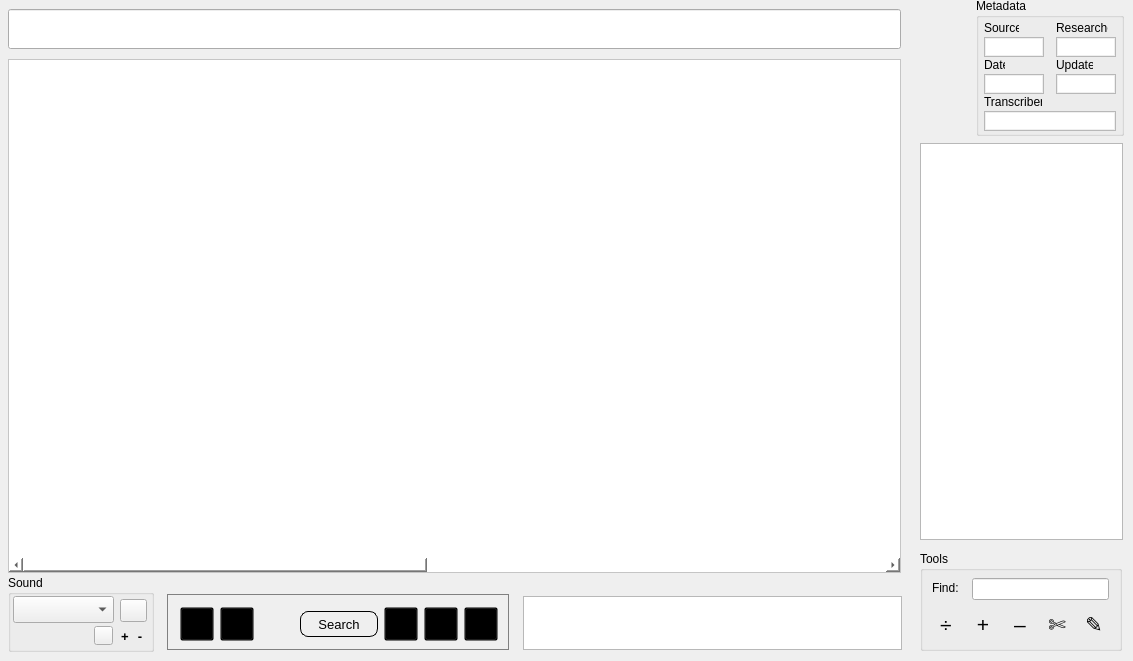
    <widget class="QWidget" name="texts">
     <attribute name="title">
      <string>Texts</string>
     </attribute>
     <widget class="QGroupBox" name="tMetadataBox">
      <property name="geometry">
       <rect>
        <x>976</x>
        <y>-2</y>
        <width>148</width>
        <height>138</height>
       </rect>
      </property>
      <property name="sizePolicy">
       <sizepolicy hsizetype="Fixed" vsizetype="Fixed">
        <horstretch>0</horstretch>
        <verstretch>0</verstretch>
       </sizepolicy>
      </property>
      <property name="styleSheet">
       <string notr="true">QPlainTextEdit {
    fontsize: 9;
    border-radius: 0pts;
    max-height: 16px;
    min-width: 45px;
    min-height: 16px;
    padding: 1px;
}</string>
      </property>
      <property name="title">
       <string>Metadata</string>
      </property>
      <widget class="QLabel" name="tLabelSource">
       <property name="geometry">
        <rect>
         <x>8</x>
         <y>22</y>
         <width>35</width>
         <height>16</height>
        </rect>
       </property>
       <property name="font">
        <font>
         <pointsize>9</pointsize>
        </font>
       </property>
       <property name="text">
        <string>Source</string>
       </property>
      </widget>
      <widget class="QLabel" name="tLabelDate">
       <property name="geometry">
        <rect>
         <x>8</x>
         <y>59</y>
         <width>21</width>
         <height>16</height>
        </rect>
       </property>
       <property name="font">
        <font>
         <pointsize>9</pointsize>
        </font>
       </property>
       <property name="text">
        <string>Date</string>
       </property>
      </widget>
      <widget class="QLabel" name="tLabelResearcher">
       <property name="geometry">
        <rect>
         <x>80</x>
         <y>22</y>
         <width>52</width>
         <height>16</height>
        </rect>
       </property>
       <property name="font">
        <font>
         <pointsize>9</pointsize>
        </font>
       </property>
       <property name="text">
        <string>Researcher</string>
       </property>
      </widget>
      <widget class="QLabel" name="tLabelTranscriber">
       <property name="geometry">
        <rect>
         <x>8</x>
         <y>96</y>
         <width>58</width>
         <height>16</height>
        </rect>
       </property>
       <property name="font">
        <font>
         <pointsize>9</pointsize>
        </font>
       </property>
       <property name="text">
        <string>Transcribers</string>
       </property>
      </widget>
      <widget class="QLabel" name="tLabelUpdated">
       <property name="geometry">
        <rect>
         <x>80</x>
         <y>59</y>
         <width>37</width>
         <height>16</height>
        </rect>
       </property>
       <property name="font">
        <font>
         <pointsize>9</pointsize>
        </font>
       </property>
       <property name="text">
        <string>Updated</string>
       </property>
      </widget>
      <widget class="QPlainTextEdit" name="tSource">
       <property name="geometry">
        <rect>
         <x>8</x>
         <y>39</y>
         <width>60</width>
         <height>18</height>
        </rect>
       </property>
       <property name="font">
        <font>
         <pointsize>9</pointsize>
         <weight>50</weight>
         <italic>false</italic>
         <bold>false</bold>
        </font>
       </property>
       <property name="toolTip">
        <string>original speaker source</string>
       </property>
       <property name="verticalScrollBarPolicy">
        <enum>Qt::ScrollBarAlwaysOff</enum>
       </property>
       <property name="horizontalScrollBarPolicy">
        <enum>Qt::ScrollBarAlwaysOff</enum>
       </property>
      </widget>
      <widget class="QPlainTextEdit" name="tResearcher">
       <property name="geometry">
        <rect>
         <x>80</x>
         <y>39</y>
         <width>60</width>
         <height>18</height>
        </rect>
       </property>
       <property name="font">
        <font>
         <pointsize>9</pointsize>
         <weight>50</weight>
         <italic>false</italic>
         <bold>false</bold>
        </font>
       </property>
       <property name="toolTip">
        <string>person who collected form</string>
       </property>
       <property name="verticalScrollBarPolicy">
        <enum>Qt::ScrollBarAlwaysOff</enum>
       </property>
       <property name="horizontalScrollBarPolicy">
        <enum>Qt::ScrollBarAlwaysOff</enum>
       </property>
      </widget>
      <widget class="QPlainTextEdit" name="tDate">
       <property name="geometry">
        <rect>
         <x>8</x>
         <y>76</y>
         <width>60</width>
         <height>18</height>
        </rect>
       </property>
       <property name="font">
        <font>
         <pointsize>8</pointsize>
         <weight>50</weight>
         <italic>false</italic>
         <bold>false</bold>
        </font>
       </property>
       <property name="toolTip">
        <string>date collected. yyyy–MM–dd 
format recommended</string>
       </property>
       <property name="verticalScrollBarPolicy">
        <enum>Qt::ScrollBarAlwaysOff</enum>
       </property>
       <property name="horizontalScrollBarPolicy">
        <enum>Qt::ScrollBarAlwaysOff</enum>
       </property>
      </widget>
      <widget class="QPlainTextEdit" name="tTranscriber">
       <property name="geometry">
        <rect>
         <x>8</x>
         <y>113</y>
         <width>132</width>
         <height>18</height>
        </rect>
       </property>
       <property name="font">
        <font>
         <pointsize>9</pointsize>
         <weight>50</weight>
         <italic>false</italic>
         <bold>false</bold>
        </font>
       </property>
       <property name="toolTip">
        <string>consultants and researchers 
who worked on transcription</string>
       </property>
       <property name="verticalScrollBarPolicy">
        <enum>Qt::ScrollBarAlwaysOff</enum>
       </property>
       <property name="horizontalScrollBarPolicy">
        <enum>Qt::ScrollBarAlwaysOff</enum>
       </property>
      </widget>
      <widget class="QPlainTextEdit" name="tUpdated">
       <property name="geometry">
        <rect>
         <x>80</x>
         <y>76</y>
         <width>60</width>
         <height>18</height>
        </rect>
       </property>
       <property name="font">
        <font>
         <pointsize>8</pointsize>
         <weight>50</weight>
         <italic>false</italic>
         <bold>false</bold>
        </font>
       </property>
       <property name="toolTip">
        <string>date last updated</string>
       </property>
       <property name="verticalScrollBarPolicy">
        <enum>Qt::ScrollBarAlwaysOff</enum>
       </property>
       <property name="horizontalScrollBarPolicy">
        <enum>Qt::ScrollBarAlwaysOff</enum>
       </property>
       <property name="readOnly">
        <bool>true</bool>
       </property>
      </widget>
     </widget>
     <widget class="QFrame" name="tControlBar">
      <property name="geometry">
       <rect>
        <x>167</x>
        <y>594</y>
        <width>342</width>
        <height>56</height>
       </rect>
      </property>
      <property name="sizePolicy">
       <sizepolicy hsizetype="Fixed" vsizetype="Fixed">
        <horstretch>0</horstretch>
        <verstretch>0</verstretch>
       </sizepolicy>
      </property>
      <property name="styleSheet">
       <string notr="true">QFrame {
  border: 1px solid gray;
  
	border-image: url(:/new/ControlPanel.png);
}

QPushButton {
     border: 1px solid black;
     border-radius: 8px;
     min-width: 76px;
	 min-height: 24px;
     max-width: 76px;
	 max-height: 24px;
}

QPushButton:pressed {
     border: 2px solid black;
     border-radius: 8px;
}

QToolButton {
    background: transparent;
     min-width: 32px;
	 min-height: 32px;
     max-width: 32px;
	 max-height: 32px;
}

QToolButton:pressed {
	border: 3px red;
}</string>
      </property>
      <property name="frameShape">
       <enum>QFrame::StyledPanel</enum>
      </property>
      <property name="frameShadow">
       <enum>QFrame::Sunken</enum>
      </property>
      <widget class="QToolButton" name="tBeginBtn">
       <property name="geometry">
        <rect>
         <x>13</x>
         <y>13</y>
         <width>32</width>
         <height>32</height>
        </rect>
       </property>
       <property name="font">
        <font>
         <pointsize>28</pointsize>
        </font>
       </property>
       <property name="toolTip">
        <string>go to first text</string>
       </property>
       <property name="autoFillBackground">
        <bool>false</bool>
       </property>
       <property name="styleSheet">
        <string notr="true">QToolButton {
	border-image: url(:/new/BeginBtn2.png);
}</string>
       </property>
       <property name="text">
        <string/>
       </property>
      </widget>
      <widget class="QToolButton" name="tPrevBtn">
       <property name="geometry">
        <rect>
         <x>53</x>
         <y>13</y>
         <width>32</width>
         <height>32</height>
        </rect>
       </property>
       <property name="toolTip">
        <string>go to previous text</string>
       </property>
       <property name="styleSheet">
        <string notr="true">QToolButton {
	border-image: url(:/new/PrevBtn.png);
}</string>
       </property>
       <property name="text">
        <string/>
       </property>
      </widget>
      <widget class="QToolButton" name="tRtnBtn">
       <property name="geometry">
        <rect>
         <x>93</x>
         <y>13</y>
         <width>32</width>
         <height>32</height>
        </rect>
       </property>
       <property name="toolTip">
        <string>go back</string>
       </property>
       <property name="styleSheet">
        <string notr="true">QToolButton {
	border-image: url(:/new/RtnBtn.png);
}</string>
       </property>
       <property name="text">
        <string/>
       </property>
       <property name="autoRaise">
        <bool>true</bool>
       </property>
      </widget>
      <widget class="QPushButton" name="tAdvancedSearch">
       <property name="geometry">
        <rect>
         <x>133</x>
         <y>17</y>
         <width>78</width>
         <height>26</height>
        </rect>
       </property>
       <property name="font">
        <font>
         <pointsize>10</pointsize>
         <weight>50</weight>
         <italic>false</italic>
         <bold>false</bold>
        </font>
       </property>
       <property name="toolTip">
        <string>advanced search</string>
       </property>
       <property name="styleSheet">
        <string notr="true">QPushButton {
	border-image: url(:/new/PushBtn.png);
}</string>
       </property>
       <property name="text">
        <string>Search</string>
       </property>
      </widget>
      <widget class="QToolButton" name="tNextBtn">
       <property name="geometry">
        <rect>
         <x>257</x>
         <y>13</y>
         <width>32</width>
         <height>32</height>
        </rect>
       </property>
       <property name="toolTip">
        <string>go to next text</string>
       </property>
       <property name="styleSheet">
        <string notr="true">QToolButton {
	border-image: url(:/new/NextBtn.png);
}</string>
       </property>
       <property name="text">
        <string/>
       </property>
       <property name="popupMode">
        <enum>QToolButton::DelayedPopup</enum>
       </property>
       <property name="arrowType">
        <enum>Qt::NoArrow</enum>
       </property>
      </widget>
      <widget class="QToolButton" name="tEndBtn">
       <property name="geometry">
        <rect>
         <x>297</x>
         <y>13</y>
         <width>32</width>
         <height>32</height>
        </rect>
       </property>
       <property name="toolTip">
        <string>go to last text</string>
       </property>
       <property name="styleSheet">
        <string notr="true">QToolButton {
	border-image: url(:/new/EndBtn.png);
}</string>
       </property>
       <property name="text">
        <string/>
       </property>
      </widget>
      <widget class="QToolButton" name="tFwdBtn">
       <property name="geometry">
        <rect>
         <x>217</x>
         <y>13</y>
         <width>32</width>
         <height>32</height>
        </rect>
       </property>
       <property name="minimumSize">
        <size>
         <width>32</width>
         <height>32</height>
        </size>
       </property>
       <property name="maximumSize">
        <size>
         <width>32</width>
         <height>32</height>
        </size>
       </property>
       <property name="toolTip">
        <string>go forward</string>
       </property>
       <property name="styleSheet">
        <string notr="true">QToolButton {
	border-image: url(:/new/FwdBtn.png);
}

</string>
       </property>
       <property name="text">
        <string/>
       </property>
      </widget>
     </widget>
     <widget class="QTextEdit" name="tNotes">
      <property name="geometry">
       <rect>
        <x>523</x>
        <y>596</y>
        <width>379</width>
        <height>54</height>
       </rect>
      </property>
      <property name="toolTip">
       <string>comments</string>
      </property>
     </widget>
     <widget class="QGroupBox" name="tSoundBox">
      <property name="geometry">
       <rect>
        <x>8</x>
        <y>575</y>
        <width>146</width>
        <height>77</height>
       </rect>
      </property>
      <property name="styleSheet">
       <string notr="true">QToolButton {
    background: auto;
}</string>
      </property>
      <property name="title">
       <string>Sound</string>
      </property>
      <widget class="QComboBox" name="tRecordings">
       <property name="geometry">
        <rect>
         <x>5</x>
         <y>21</y>
         <width>101</width>
         <height>27</height>
        </rect>
       </property>
       <property name="font">
        <font>
         <pointsize>10</pointsize>
        </font>
       </property>
       <property name="toolTip">
        <string>recordings</string>
       </property>
      </widget>
      <widget class="QToolButton" name="tPlaySoundBtn">
       <property name="geometry">
        <rect>
         <x>112</x>
         <y>24</y>
         <width>27</width>
         <height>23</height>
        </rect>
       </property>
       <property name="toolTip">
        <string>play recording</string>
       </property>
       <property name="styleSheet">
        <string notr="true">QToolButton {
	border-image: url(:/new/SpeakerBtn.png);
}</string>
       </property>
       <property name="text">
        <string/>
       </property>
      </widget>
      <widget class="QLabel" name="tSoundFileMeta">
       <property name="geometry">
        <rect>
         <x>8</x>
         <y>52</y>
         <width>71</width>
         <height>21</height>
        </rect>
       </property>
       <property name="font">
        <font>
         <pointsize>9</pointsize>
        </font>
       </property>
       <property name="toolTip">
        <string>speaker info for recording</string>
       </property>
       <property name="styleSheet">
        <string notr="true"/>
       </property>
      </widget>
      <widget class="QToolButton" name="tSoundMetaBtn">
       <property name="geometry">
        <rect>
         <x>86</x>
         <y>51</y>
         <width>19</width>
         <height>19</height>
        </rect>
       </property>
       <property name="toolTip">
        <string>metadata</string>
       </property>
       <property name="styleSheet">
        <string notr="true">QToolButton {

	border-image: url(:/new/infoBtn.png);
}</string>
       </property>
      </widget>
      <widget class="QToolButton" name="tAddEgBtn">
       <property name="geometry">
        <rect>
         <x>109</x>
         <y>53</y>
         <width>16</width>
         <height>16</height>
        </rect>
       </property>
       <property name="font">
        <font>
         <pointsize>10</pointsize>
         <weight>75</weight>
         <bold>true</bold>
        </font>
       </property>
       <property name="toolTip">
        <string>add media file</string>
       </property>
       <property name="autoFillBackground">
        <bool>false</bool>
       </property>
       <property name="styleSheet">
        <string notr="true"/>
       </property>
       <property name="text">
        <string>+</string>
       </property>
       <property name="toolButtonStyle">
        <enum>Qt::ToolButtonTextOnly</enum>
       </property>
       <property name="autoRaise">
        <bool>true</bool>
       </property>
      </widget>
      <widget class="QToolButton" name="tDelEgBtn">
       <property name="geometry">
        <rect>
         <x>124</x>
         <y>53</y>
         <width>16</width>
         <height>16</height>
        </rect>
       </property>
       <property name="font">
        <font>
         <pointsize>10</pointsize>
         <weight>75</weight>
         <bold>true</bold>
        </font>
       </property>
       <property name="toolTip">
        <string>delete media file</string>
       </property>
       <property name="styleSheet">
        <string notr="true"/>
       </property>
       <property name="text">
        <string>-</string>
       </property>
       <property name="toolButtonStyle">
        <enum>Qt::ToolButtonTextOnly</enum>
       </property>
       <property name="autoRaise">
        <bool>true</bool>
       </property>
      </widget>
     </widget>
     <widget class="QListView" name="tTextNav">
      <property name="geometry">
       <rect>
        <x>920</x>
        <y>143</y>
        <width>203</width>
        <height>397</height>
       </rect>
      </property>
      <property name="toolTip">
       <string>list of texts</string>
      </property>
      <property name="horizontalScrollBarPolicy">
       <enum>Qt::ScrollBarAlwaysOff</enum>
      </property>
      <property name="alternatingRowColors">
       <bool>true</bool>
      </property>
     </widget>
     <widget class="QLineEdit" name="tTitle">
      <property name="geometry">
       <rect>
        <x>8</x>
        <y>9</y>
        <width>893</width>
        <height>40</height>
       </rect>
      </property>
      <property name="font">
       <font>
        <pointsize>27</pointsize>
       </font>
      </property>
      <property name="toolTip">
       <string>title of text</string>
      </property>
      <property name="alignment">
       <set>Qt::AlignCenter</set>
      </property>
     </widget>
     <widget class="QScrollArea" name="tFullText">
      <property name="geometry">
       <rect>
        <x>8</x>
        <y>59</y>
        <width>893</width>
        <height>514</height>
       </rect>
      </property>
      <property name="autoFillBackground">
       <bool>true</bool>
      </property>
      <property name="styleSheet">
       <string notr="true">background-color: rgb(255, 255, 255);
selection-background-color: transparent;</string>
      </property>
      <property name="verticalScrollBarPolicy">
       <enum>Qt::ScrollBarAsNeeded</enum>
      </property>
      <property name="horizontalScrollBarPolicy">
       <enum>Qt::ScrollBarAsNeeded</enum>
      </property>
      <property name="widgetResizable">
       <bool>true</bool>
      </property>
      <widget class="QWidget" name="tText">
       <property name="geometry">
        <rect>
         <x>0</x>
         <y>0</y>
         <width>1900</width>
         <height>499</height>
        </rect>
       </property>
       <property name="minimumSize">
        <size>
         <width>1900</width>
         <height>0</height>
        </size>
       </property>
       <property name="styleSheet">
        <string notr="true">background-color: rgb(255, 255, 255);</string>
       </property>
      </widget>
     </widget>
     <widget class="QGroupBox" name="groupBox_4">
      <property name="geometry">
       <rect>
        <x>920</x>
        <y>551</y>
        <width>202</width>
        <height>100</height>
       </rect>
      </property>
      <property name="styleSheet">
       <string notr="true">QPushButton {
	max-width: 20px;
	max-height: 20px;
	min-width: 20px;
	min-height: 20px;
	border-radius: 0px;
	font-size: 16pt;
	font-style: bold;
}</string>
      </property>
      <property name="title">
       <string>Tools</string>
      </property>
      <widget class="QLabel" name="label_13">
       <property name="geometry">
        <rect>
         <x>12</x>
         <y>29</y>
         <width>32</width>
         <height>16</height>
        </rect>
       </property>
       <property name="text">
        <string>Find:</string>
       </property>
      </widget>
      <widget class="QLineEdit" name="lineEdit">
       <property name="geometry">
        <rect>
         <x>52</x>
         <y>27</y>
         <width>137</width>
         <height>22</height>
        </rect>
       </property>
       <property name="toolTip">
        <string>find items in this text only</string>
       </property>
      </widget>
      <widget class="QWidget" name="horizontalLayoutWidget_3">
       <property name="geometry">
        <rect>
         <x>5</x>
         <y>56</y>
         <width>192</width>
         <height>34</height>
        </rect>
       </property>
       <layout class="QHBoxLayout" name="horizontalLayout_8">
        <item>
         <widget class="QPushButton" name="tAnalyzeBtn">
          <property name="sizePolicy">
           <sizepolicy hsizetype="Maximum" vsizetype="Maximum">
            <horstretch>0</horstretch>
            <verstretch>0</verstretch>
           </sizepolicy>
          </property>
          <property name="font">
           <font>
            <pointsize>16</pointsize>
            <weight>50</weight>
            <italic>false</italic>
            <bold>false</bold>
           </font>
          </property>
          <property name="toolTip">
           <string>parse or reparse selected line</string>
          </property>
          <property name="autoFillBackground">
           <bool>false</bool>
          </property>
          <property name="text">
           <string>÷</string>
          </property>
         </widget>
        </item>
        <item>
         <widget class="QPushButton" name="tNewLineBtn">
          <property name="sizePolicy">
           <sizepolicy hsizetype="Maximum" vsizetype="Maximum">
            <horstretch>0</horstretch>
            <verstretch>0</verstretch>
           </sizepolicy>
          </property>
          <property name="font">
           <font>
            <pointsize>16</pointsize>
            <weight>50</weight>
            <italic>false</italic>
            <bold>false</bold>
           </font>
          </property>
          <property name="toolTip">
           <string>add a line after selection</string>
          </property>
          <property name="autoFillBackground">
           <bool>false</bool>
          </property>
          <property name="text">
           <string>+</string>
          </property>
         </widget>
        </item>
        <item>
         <widget class="QPushButton" name="tRemoveLineBtn">
          <property name="font">
           <font>
            <pointsize>16</pointsize>
            <weight>50</weight>
            <italic>false</italic>
            <bold>false</bold>
           </font>
          </property>
          <property name="toolTip">
           <string>delete selected line</string>
          </property>
          <property name="text">
           <string>–</string>
          </property>
         </widget>
        </item>
        <item>
         <widget class="QPushButton" name="tSplitLineBtn">
          <property name="font">
           <font>
            <pointsize>16</pointsize>
            <weight>50</weight>
            <italic>false</italic>
            <bold>false</bold>
           </font>
          </property>
          <property name="toolTip">
           <string>split selected line</string>
          </property>
          <property name="text">
           <string>✄</string>
          </property>
         </widget>
        </item>
        <item>
         <widget class="QPushButton" name="tCopyLineBtn">
          <property name="font">
           <font>
            <pointsize>16</pointsize>
            <weight>50</weight>
            <italic>false</italic>
            <bold>false</bold>
           </font>
          </property>
          <property name="toolTip">
           <string>copy selected line to clipboard</string>
          </property>
          <property name="text">
           <string>✎</string>
          </property>
         </widget>
        </item>
       </layout>
      </widget>
     </widget>
    </widget>
